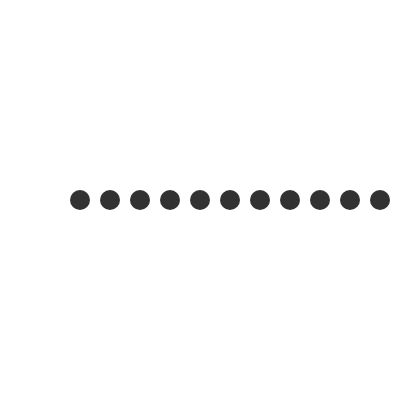
Frame 1 (no input)
Frame 2 (the mouse pressed at the canvas centre, redrawn once): identical to frame 1, image omitted

The p5.js sketch that drew this single still picture (run headless with seeded random() and noise() and a simulated clock; the mouse was pressed at the canvas centre and the sketch redrawn once):

// p5.js sketch
// ── sketch.js
let ypos = 200;
let xpos = 80;
let xstep = 30;

function setup() {
  createCanvas(400, 400);
  noLoop();
}

function draw() {
  background(255);
  fill(50);
  noStroke();

    ellipse(xpos + (xstep * 0), ypos, 20, 20);
    ellipse(xpos + (xstep * 1), ypos, 20, 20);
    ellipse(xpos + (xstep * 2), ypos, 20, 20);
    ellipse(xpos + (xstep * 3), ypos, 20, 20);
    ellipse(xpos + (xstep * 4), ypos, 20, 20);
    ellipse(xpos + (xstep * 5), ypos, 20, 20);
    ellipse(xpos + (xstep * 6), ypos, 20, 20);
    ellipse(xpos + (xstep * 7), ypos, 20, 20);
    ellipse(xpos + (xstep * 8), ypos, 20, 20);
    ellipse(xpos + (xstep * 9), ypos, 20, 20);
    ellipse(xpos + (xstep * 10), ypos, 20, 20);
    ellipse(xpos + (xstep * 11), ypos, 20, 20);
    ellipse(xpos + (xstep * 12), ypos, 20, 20);

  }
